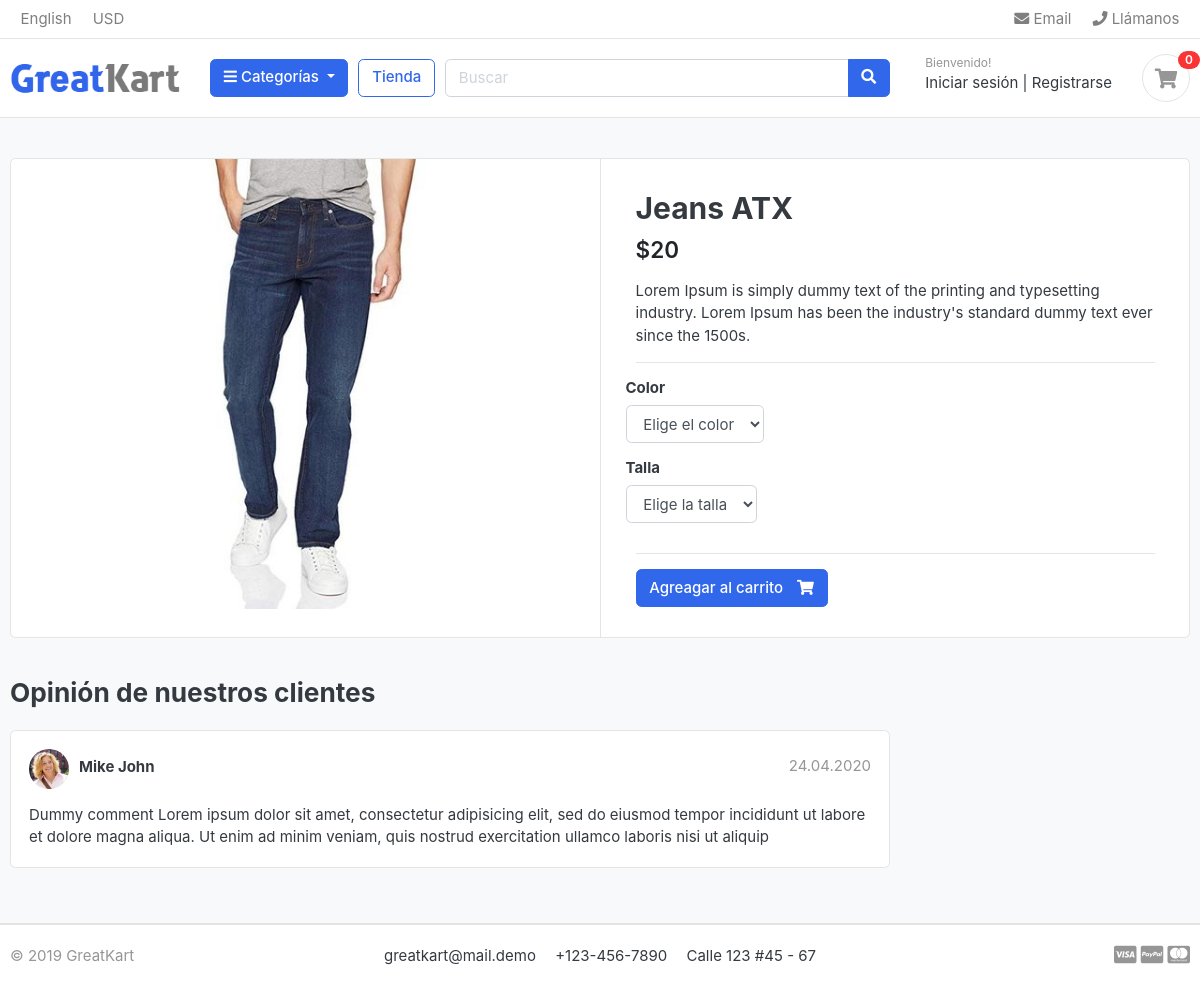
The page /store/jeans/jeans-atx/ on the database its author committed.
### apps/store/models.py (models this page shows, shortened)
class Product(models.Model):
    name = models.CharField("nombre", max_length=200, unique=True)
    slug = models.SlugField("identificador", max_length=255, unique=True)
    description = models.TextField("descripción", max_length=500, blank=True)
    price = models.IntegerField("precio")
    image = models.ImageField("fotos", upload_to="photos/products")
    stock = models.IntegerField("stock")
    is_available = models.BooleanField("disponible", default=True)
    category = models.ForeignKey(Category, on_delete=models.CASCADE, verbose_name="categoría")
    created_date = models.DateTimeField("fecha de creación", auto_now_add=True)
    modified_date = models.DateTimeField("fecha de modificación", auto_now=True)
    """
    Se pueden agregar propiedades que funcionan como campos adicionales
    del modelo que no se elmacenan en la base de datos
    """
    @property
    def formatted_price(self):
        return f"${self.price:,}".replace(",", ".")
    formatted_price.fget.short_description = "precio"
    class Meta:
        verbose_name = "producto"
        verbose_name_plural = "productos"

### apps/store/views.py (the view)
# urls.py: path('<slug:category_slug>/<slug:product_slug>/', views.product_detail, name='product_detail'),
def product_detail(request, category_slug, product_slug):
    product = get_object_or_404(Product, category__slug=category_slug, slug=product_slug, is_available=True)
    in_cart = CartItem.objects.filter(cart__session_id=_get_session_id(request), product=product).exists()
    context = {
        "product": product,
        "in_cart": in_cart,
    }
    return render(request, "store/product_detail.html", context)

### apps/cart/context_processors.py (called while the page is built)
def counter(request):
    try:
        if request.user.is_authenticated:
            cart_items = CartItem.objects.all().filter(user=request.user, is_active=True)
        else:
            cart = Cart.objects.get(session_id=_get_session_id(request))
            cart_items = CartItem.objects.all().filter(cart=cart, is_active=True)
        cart_count = sum(cart_item.quantity for cart_item in cart_items)
    except Cart.DoesNotExist:
        cart_count = 0
    return dict(cart_count=cart_count)

### apps/cart/views.py (called while the page is built)
def _get_session_id(request):
    return request.session.session_key or request.session.create()

### apps/category/context_processors.py (called while the page is built)
def categories(request):
    return dict(categories=Category.objects.all())

### apps/category/models.py (called while the page is built)
    def get_absolute_url(self):
        return reverse("store:products_by_category", args=[self.slug])

### apps/store/models.py (called while the page is built)
    def filter_by_color(self):
        return self.filter(category="color", is_active=True)

    def filter_by_size(self):
        return self.filter(category="size", is_active=True)

### apps/store/templates/store/product_detail.html (shortened to what this page needs)
{% extends 'base.html' %}
{% load static %}
{% block content %}
    <section class="section-content padding-y bg">
        <div class="container">
            <div class="card">
                <div class="row no-gutters">
                    <aside class="col-md-6">
                        <article class="gallery-wrap">
                            <div class="img-big-wrap">
                                <a href="#">
                                    <img src="{{ product.image.url }}">
                                </a>
                            </div>
                        </article>
                    </aside>
                    <main class="col-md-6 border-left">
                        <form action="{% url 'cart:add_cart' product.id %}" method="POST">
                            <article class="content-body">
                                <h2 class="title">{{ product.name }}</h2>
                                <div class="mb-3">
                                    <var class="price h4">{{ product.formatted_price }}</var>
                                </div>
                                <p>{{ product.description }}</p>
                                <hr>
                                <div class="row">
                                    <div class="item-option-select">
                                        <h6>Color</h6>
                                        <select name="color" class="form-control" required>
                                            <option disabled selected>Elige el color</option>
                                        </select>
                                    </div>
                                </div>
                                <div class="row">
                                    <div class="item-option-select">
                                        <h6>Talla</h6>
                                        <select name="size" class="form-control" required>
                                            <option disabled selected>Elige la talla</option>
                                        </select>
                                    </div>
                                </div>
                                <hr>
                                {% if product.stock <= 0 %}
                                    <h5 class="text-danger">Producto sin stock</h5>
                                {% else %}
                                    <button type="submit" class="btn  btn-primary">
                                        <span class="text">Agreagar al carrito</span> <i class="fas fa-shopping-cart"></i>
                                    </button>
                                {% endif %}
                            </article>
                        </form>
                    </main>
                </div>
            </div>
            <br>
            <div class="row">
                <div class="col-md-9">
                    <header class="section-heading">
                        <h3>Opinión de nuestros clientes</h3>
                    </header>
                    <article class="box mb-3">
                        <div class="icontext w-100">
                            <img src="{% static 'images/avatars/avatar1.jpg' %}"
                                 class="img-xs icon rounded-circle">
                            <div class="text">
                                <span class="date text-muted float-md-right">24.04.2020</span>
                                <h6 class="mb-1">Mike John</h6>
                            </div>
                        </div>
                        <div class="mt-3">
                            <p>
                                Dummy comment Lorem ipsum dolor sit amet, consectetur adipisicing elit, sed do eiusmod
                                tempor incididunt ut labore et dolore magna aliqua. Ut enim ad minim veniam,
                                quis nostrud exercitation ullamco laboris nisi ut aliquip
                            </p>
                        </div>
                    </article>
                </div>
            </div>
        </div>
    </section>
{% endblock content %}

### apps/core/static/css/ui.css (style rules this page uses)
html { font-family: "Inter", sans-serif; font-size: 15px; }
.content-body { flex: 1 1 auto; padding: 2rem 2.3rem; }
.img-xs, .img-sm, .img-md, .img-lg { -o-object-fit: cover; object-fit: cover; flex-shrink: 0; flex-grow: 0; }
.img-xs { width: 40px; height: 40px; }
.padding-y { padding-top: 40px; padding-bottom: 40px; }
var { font-style: normal; }
article:after, .form-group:after { display: block; clear: both; content: ""; }
.bg { background-color: #f8f9fa; }
.section-heading { margin-bottom: 20px; margin-top: 15px; }
p:last-child { margin-bottom: 0; }
.btn .text + i { margin-left: 10px; }
.icontext { display: inline-flex; align-items: center; vertical-align: middle; }
.icontext .text { width: 100%; line-height: 1.2; }
.icontext .icon { position: relative; margin-right: 10px; flex-shrink: 0; flex-grow: 0; }
.price { font-weight: 600; color: #212529; }
.box { padding: 18px; background: #fff; border-radius: 0.37rem; border: 1px solid #e4e4e4; }
.box img { max-width: 100%; }
.gallery-wrap .img-big-wrap { margin-bottom: 10px; border-radius: 0.37rem; overflow: hidden; background-color: #fff; }
.gallery-wrap .img-big-wrap a { text-align: center; display: block; }
.gallery-wrap .img-big-wrap img { height: 450px; width: auto; display: inline-block; }
.item-option-select { margin-bottom: 1rem; display: inline-block; margin-right: 15px; }

### rows shown on the page
Product: image (picture), name "Jeans ATX", formatted_price "$20", description "Lorem Ipsum is simply dummy text of the printing and typesetting industry. Lorem Ipsum has been the industry's standard dummy text ever since the 1500s."

### other values the page prints
{{ cart_count }} "0"
